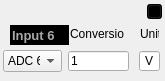
                <widget class="QFrame" name="gridFrame_6">
                 <property name="sizePolicy">
                  <sizepolicy hsizetype="Minimum" vsizetype="Minimum">
                   <horstretch>0</horstretch>
                   <verstretch>0</verstretch>
                  </sizepolicy>
                 </property>
                 <property name="minimumSize">
                  <size>
                   <width>165</width>
                   <height>0</height>
                  </size>
                 </property>
                 <property name="maximumSize">
                  <size>
                   <width>165</width>
                   <height>16777215</height>
                  </size>
                 </property>
                 <property name="styleSheet">
                  <string notr="true">#gridFrame_6{
border: 1px solid rgb(168,168,168)
}</string>
                 </property>
                 <widget class="QLineEdit" name="lineEdit_Input6Name">
                  <property name="geometry">
                   <rect>
                    <x>10</x>
                    <y>25</y>
                    <width>59</width>
                    <height>20</height>
                   </rect>
                  </property>
                  <property name="sizePolicy">
                   <sizepolicy hsizetype="Fixed" vsizetype="Fixed">
                    <horstretch>0</horstretch>
                    <verstretch>0</verstretch>
                   </sizepolicy>
                  </property>
                  <property name="maximumSize">
                   <size>
                    <width>59</width>
                    <height>16777215</height>
                   </size>
                  </property>
                  <property name="font">
                   <font>
                    <pointsize>10</pointsize>
                    <weight>75</weight>
                    <bold>true</bold>
                   </font>
                  </property>
                  <property name="toolTip">
                   <string>Click to edit name</string>
                  </property>
                  <property name="styleSheet">
                   <string notr="true">#lineEdit_Input6Name{
background: black;
border: none;
color: rgb(168,168,168)
}</string>
                  </property>
                  <property name="text">
                   <string>Input 6</string>
                  </property>
                 </widget>
                 <widget class="QComboBox" name="comboBox_Input6">
                  <property name="geometry">
                   <rect>
                    <x>3</x>
                    <y>50</y>
                    <width>59</width>
                    <height>22</height>
                   </rect>
                  </property>
                  <property name="minimumSize">
                   <size>
                    <width>59</width>
                    <height>22</height>
                   </size>
                  </property>
                  <property name="maximumSize">
                   <size>
                    <width>59</width>
                    <height>22</height>
                   </size>
                  </property>
                  <property name="currentIndex">
                   <number>5</number>
                  </property>
                  <item>
                   <property name="text">
                    <string>ADC 1</string>
                   </property>
                  </item>
                  <item>
                   <property name="text">
                    <string>ADC 2</string>
                   </property>
                  </item>
                  <item>
                   <property name="text">
                    <string>ADC 3</string>
                   </property>
                  </item>
                  <item>
                   <property name="text">
                    <string>ADC 4</string>
                   </property>
                  </item>
                  <item>
                   <property name="text">
                    <string>ADC 5</string>
                   </property>
                  </item>
                  <item>
                   <property name="text">
                    <string>ADC 6</string>
                   </property>
                  </item>
                  <item>
                   <property name="text">
                    <string>ADC 7</string>
                   </property>
                  </item>
                  <item>
                   <property name="text">
                    <string>ADC 8</string>
                   </property>
                  </item>
                 </widget>
                 <widget class="QLabel" name="label_Basename_15">
                  <property name="geometry">
                   <rect>
                    <x>70</x>
                    <y>26</y>
                    <width>54</width>
                    <height>16</height>
                   </rect>
                  </property>
                  <property name="styleSheet">
                   <string notr="true">#label_Basename{
color: rgb(168, 168, 168)
}</string>
                  </property>
                  <property name="text">
                   <string>Conversion</string>
                  </property>
                 </widget>
                 <widget class="QLineEdit" name="lineEdit_Input6Conversion">
                  <property name="geometry">
                   <rect>
                    <x>68</x>
                    <y>51</y>
                    <width>61</width>
                    <height>20</height>
                   </rect>
                  </property>
                  <property name="minimumSize">
                   <size>
                    <width>61</width>
                    <height>20</height>
                   </size>
                  </property>
                  <property name="maximumSize">
                   <size>
                    <width>61</width>
                    <height>20</height>
                   </size>
                  </property>
                  <property name="toolTip">
                   <string>&lt;html&gt;&lt;head/&gt;&lt;body&gt;&lt;p&gt;volts / conversion_factor= units&lt;/p&gt;&lt;/body&gt;&lt;/html&gt;</string>
                  </property>
                  <property name="styleSheet">
                   <string notr="true"/>
                  </property>
                  <property name="text">
                   <string>1</string>
                  </property>
                 </widget>
                 <widget class="QLabel" name="label_Basename_16">
                  <property name="geometry">
                   <rect>
                    <x>140</x>
                    <y>26</y>
                    <width>19</width>
                    <height>16</height>
                   </rect>
                  </property>
                  <property name="styleSheet">
                   <string notr="true">#label_Basename{
color: rgb(168, 168, 168)
}</string>
                  </property>
                  <property name="text">
                   <string>Unit</string>
                  </property>
                 </widget>
                 <widget class="QLineEdit" name="lineEdit_Input6Unit">
                  <property name="geometry">
                   <rect>
                    <x>139</x>
                    <y>51</y>
                    <width>21</width>
                    <height>20</height>
                   </rect>
                  </property>
                  <property name="minimumSize">
                   <size>
                    <width>21</width>
                    <height>20</height>
                   </size>
                  </property>
                  <property name="maximumSize">
                   <size>
                    <width>21</width>
                    <height>20</height>
                   </size>
                  </property>
                  <property name="styleSheet">
                   <string notr="true"/>
                  </property>
                  <property name="text">
                   <string>V</string>
                  </property>
                  <property name="alignment">
                   <set>Qt::AlignCenter</set>
                  </property>
                 </widget>
                 <widget class="QPushButton" name="pushButton_RemoveInput6">
                  <property name="enabled">
                   <bool>true</bool>
                  </property>
                  <property name="geometry">
                   <rect>
                    <x>147</x>
                    <y>4</y>
                    <width>15</width>
                    <height>15</height>
                   </rect>
                  </property>
                  <property name="sizePolicy">
                   <sizepolicy hsizetype="Fixed" vsizetype="Fixed">
                    <horstretch>0</horstretch>
                    <verstretch>0</verstretch>
                   </sizepolicy>
                  </property>
                  <property name="styleSheet">
                   <string notr="true">#pushButton_RemoveInput6{
image:url(:/nSOTScanner/Pictures/tab_close.png);
background: black;
}

#pushButton_RemoveInput6:hover{
background: gray;
}</string>
                  </property>
                  <property name="text">
                   <string/>
                  </property>
                  <property name="iconSize">
                   <size>
                    <width>16</width>
                    <height>16</height>
                   </size>
                  </property>
                 </widget>
                </widget>
